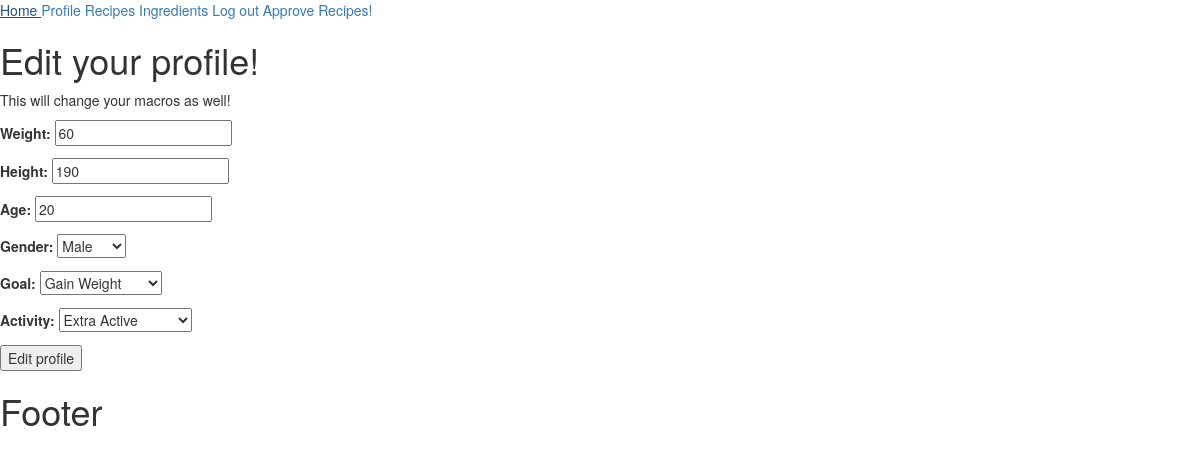
The page /accounts/account_edit (signed in) on the database its author committed.
### accounts/models.py (models this page shows)
class Account(models.Model):
    GENDER_CHOICES = [
        ('Male', 'Male'),
        ('Female', 'Female')
    ]
    GOALS_CHOICES = [
        ('Lose Weight', 'Lose Weight'),
        ('Gain Weight', 'Gain Weight'),
        ('Maintain Weight', 'Maintain Weight')
    ]
    ACTIVITY_LEVEL_CHOICES = [
        ('Sedentary', 'Sedentary'),
        ('Lightly Active', 'Lightly Active'),
        ('Moderately Active', 'Moderately Active'),
        ('Very Active', 'Very Active'),
        ('Extra Active', 'Extra Active')
    ]
    weight = models.IntegerField()
    height = models.IntegerField()
    age = models.IntegerField(validators=[MinValueValidator(5)])
    gender = models.CharField(max_length=6, choices=GENDER_CHOICES)
    goal = models.CharField(max_length=30, choices=GOALS_CHOICES)
    activity = models.CharField(max_length=30, choices=ACTIVITY_LEVEL_CHOICES)
    calories = models.IntegerField(validators=[MinValueValidator(100)])
    protein = models.IntegerField(validators=[MinValueValidator(0)])
    carbs = models.IntegerField(validators=[MinValueValidator(0)])
    fats = models.IntegerField(validators=[MinValueValidator(0)])
    user = models.OneToOneField(User, on_delete=models.CASCADE)

### accounts/views.py (the view)
# urls.py: path('account_edit', account_edit, name='account edit page'),
@login_required
def account_edit(request):
    account = request.user.account
    if request.method == 'POST':
        form = AccountCreation(request.POST, instance=account)
        if form.is_valid():
            weight = form.cleaned_data['weight']
            height = form.cleaned_data['height']
            age = form.cleaned_data['age']
            gender = form.cleaned_data['gender']
            goal = form.cleaned_data['goal']
            activity_level = form.cleaned_data['activity']
            user_macros = Macros(weight, height, age, gender, goal, activity_level)
            account.weight = weight
            account.height = height
            account.age = age
            account.gender = gender
            account.goal = goal
            account.activity = activity_level
            account.calories = user_macros.calories
            account.protein = user_macros.proteins
            account.carbs = user_macros.carbs
            account.fats = user_macros.fats
            account.save()
            return redirect('account details page')
    else:
        form = AccountCreation(instance=account)
    return render(request, 'accounts/account_edit.html', context={'form': form})

### accounts/form.py
class AccountCreation(forms.ModelForm):
    class Meta:
        model = Account
        fields = ['weight', 'height', 'age', 'gender', 'goal', 'activity']
        exclude = ['calories', 'protein', 'carbs', 'fats', 'user', ]

### templates/accounts/account_edit.html (shortened to what this page needs)
{% extends 'base.html' %}
{% block main_content %}
    <h1>Edit your profile! </h1>
    <p>This will change your macros as well!</p>
    <form action="{% url 'account edit page' %}" method="POST">
        {{ form.as_p }}
        <button>Edit profile</button>
    </form>
{% endblock %}

### rows shown on the page
Account: weight "60", height "190", age "20", gender "Male", goal "Gain Weight", activity "Extra Active"
